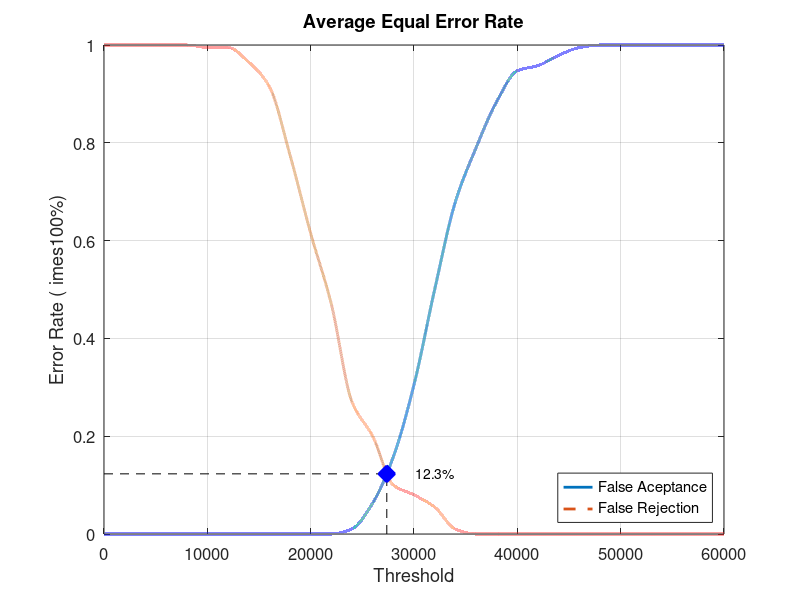
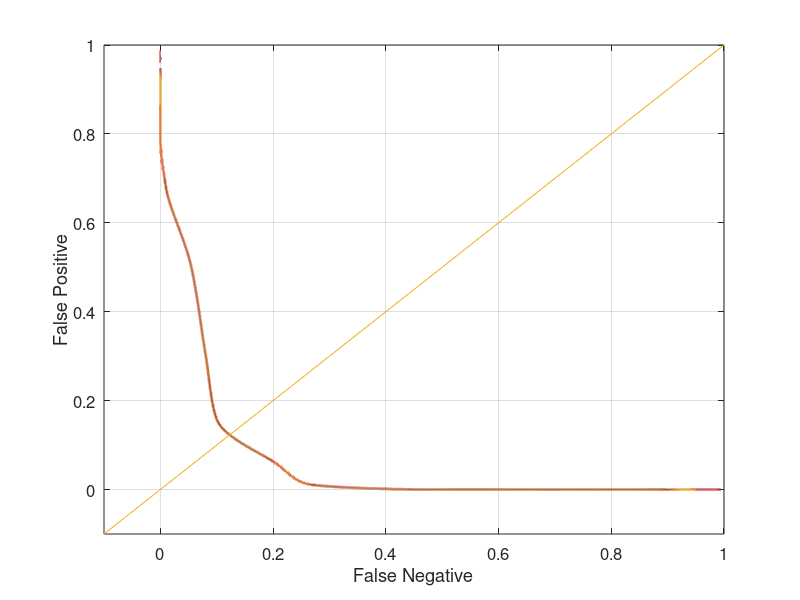

MATLAB code for these plots, in order:
close all;
clear;
clc;
x = 0:2000:60000;
xq = 0:0.5:60000;

y0 = [0 0 0 0 0 0 0 0 0 0 0 0 0.0105263 0.0631579 0.157895 0.305263 0.5 0.678947 0.789474 0.884211 0.947368 0.957895 0.978947 0.994737 1 1 1 1 1 1 1]
yy0 = interp1(x, y0, xq, 'pchip');
y1 = [1 1 1 1 1 0.995 0.995 0.965 0.915 0.775 0.615 0.47 0.27 0.2 0.1 0.08 0.055 0.01 0 0 0 0 0 0 0 0 0 0 0 0 0]
yy1 = interp1(x, y1, xq, 'pchip');

% Calculating EER: 
y2 = abs(y0 - y1);
find(y2 == min(y2))
yy2 = abs(yy0 - yy1);
xEER = find(yy2 == min(yy2));
xEERIndex = xq(xEER) % X-axis EER
yEER = yy0(xEER) % Y-axis EER

main = figure
plot(xq, yy0,'-','LineWidth', 2);	hold on
plot(xq, yy1,'--','LineWidth', 2);	hold on
plot([xEERIndex xEERIndex], [0 yEER], 'k--');	hold on
plot([0 xEERIndex], [yEER yEER], 'k--');	hold on
plot(xEERIndex, yEER, 'bx', 'LineWidth', 10);	hold on
text(xEERIndex + 10 * xEERIndex / 100, yEER, [num2str(round((10000 * yEER)) / 100) '%'])
legend('False Aceptance', 'False Rejection', 'Location', 'SouthEast')
xlabel('Threshold')
ylabel('Error Rate (	imes100%)')
title('Average Equal Error Rate')
set(gca, 'FontSize', 12)
axis([0 60000 0 1])
grid on

print(main, 'Database4_1Main', '-dpng');
FNRxFPR = figure('Color', [1 1 1]);
plot(yy1, yy0, '-', yy1, yy0, 'LineWidth', 2);
hold on
y = -0.1:0.1:1
plot(y, y); 
set(gca, 'FontSize', 12)
xlabel('False Negative')
ylabel('False Positive')
axis([-0.1 1 -0.1 1])
set(gca, 'FontSize', 12)
grid on

print(FNRxFPR, 'Database4_1FNRxFPR','-dpng');
